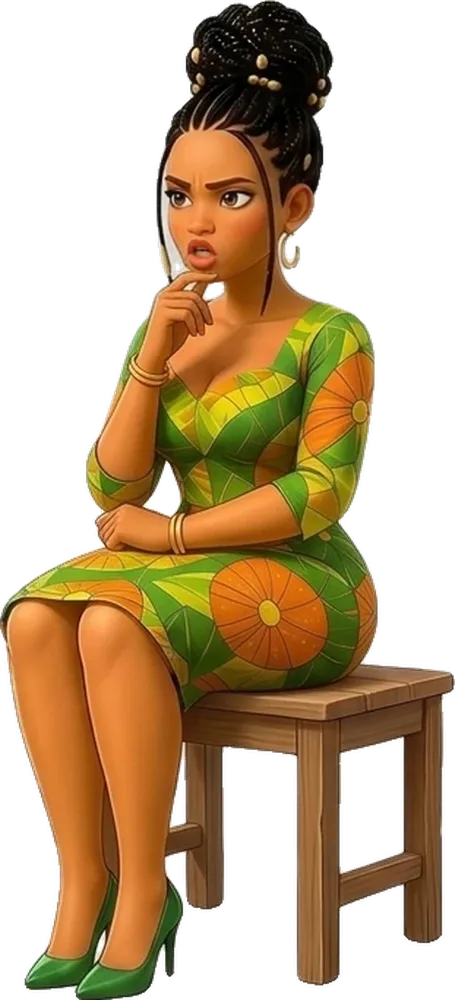
#> input picture studio/assets/poses/awa_assis_pensif_o.webp, 455 x 1000 px, shrunk from 728 x 1600 before the run
$ python -i trous.py   (imports and definitions only)
#> lines starting #> are read from the running program, lines starting #| are printed output that depends on the picture; after the words box and inside, x2 and y2 are one past the last pixel; in counts of white or black regions, pixels touching at a corner belong together
#> further down, picture is the input picture: PIL image 455x1000 RGBA; mean R, G, B, A 83.3, 60.4, 29.1, 132.6
"""Vêtements clairs « troués » au détourage : un débardeur blanc, un col clair… pris pour du fond, on voit le décor à travers
le personnage (ex. torse de Modibo). Règle : un trou entièrement entouré par le personnage, dont la couleur cachée est claire
et un peu colorée (tissu, pas le gris neutre du fond), est rebouché avec sa couleur d'origine.
Les vrais vides (entre les pieds du banc, sous le bras quand on y voit le fond gris) restent transparents.

python studio/trous.py           → répare toutes les poses du catalogue (sauf objets), dit lesquelles ont changé"""
import os, sys, json
import numpy as np
from PIL import Image
from scipy import ndimage
A = os.path.join(os.path.dirname(os.path.abspath(__file__)), 'assets')

def boucher(im, mini=300):
    """Renvoie (image réparée, nombre de pixels rebouchés)."""
#> called with mini = 300
    a = np.array(im.convert('RGBA')); solid = a[:, :, 3] > 200
#> after `solid = a[:, :, 3] > 200`:
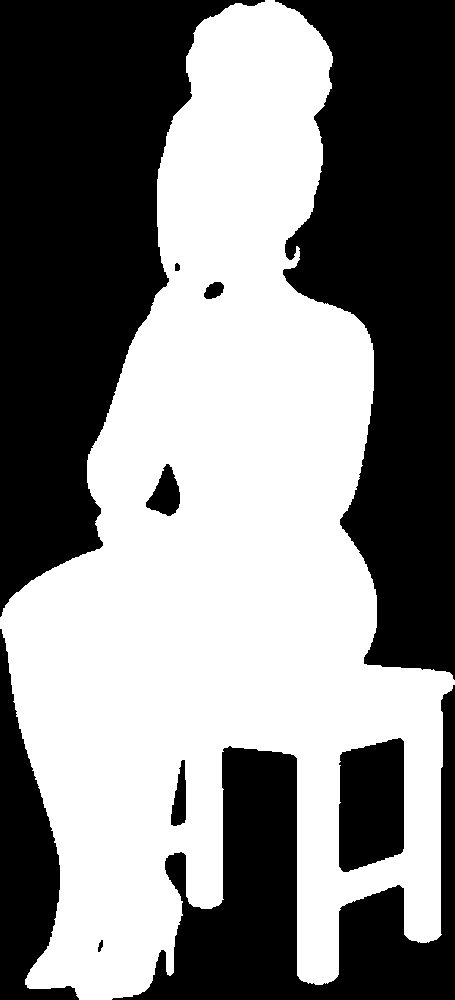
#> solid: shape (1000, 455) bool; 51.6% white; 10 black regions, largest, box (x1, y1, x2, y2) and area: (0, 0, 265, 617) 82326, (275, 0, 455, 680) 76103, (112, 685, 455, 1000) 38539
    lab, n = ndimage.label(ndimage.binary_fill_holes(solid) & ~solid); fait = 0
#> after `lab, n = ndimage.label(ndimage.binary_fill_holes(solid) & ~solid)`:
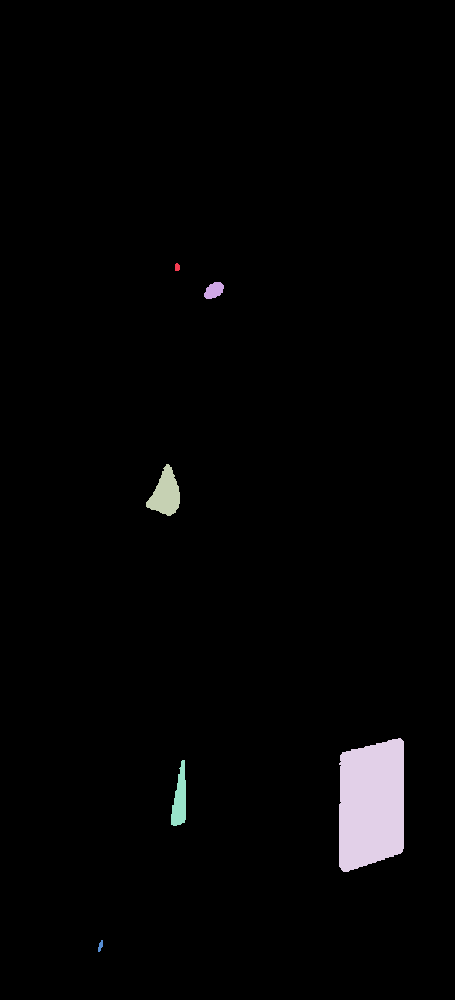
#> lab: shape (1000, 455) int32; 7 distinct labels, from 0 to 6; one colour per label, 0 black
#> after `lab, n = ndimage.label(ndimage.binary_fill_holes(solid) & ~solid)`: n = 6
    aire = solid.sum(); xs = np.nonzero(solid.any(0))[0]; larg = (xs.max() - xs.min() + 1) if len(xs) else 1
#> after `aire = solid.sum()`: aire = 234827
#> after `xs = np.nonzero(solid.any(0))[0]`: xs = 455 values from 0 to 454
#> after `larg = xs.max() - xs.min() + 1 if len(xs) else 1`: larg = 455
    for i, sl in enumerate(ndimage.find_objects(lab), 1):
        m = lab == i; s = int(m.sum())
        bh, bw = sl[0].stop - sl[0].start, sl[1].stop - sl[1].start
        # un vrai « trou de tissu » est grand et ramassé (torse) ; les anneaux d'oreille et l'espace étroit entre le bras et le corps restent vides
        if s < max(mini, 0.01 * aire) or bw < 0.08 * larg or s / (bh * bw) < 0.4: continue
        rgb = a[m][:, :3].astype(int); mu = rgb.mean(0)
        clair = (rgb.min(1) > 180).mean()
        if clair > 0.5 and mu.max() - mu.min() > 12:   # tissu clair (blanc cassé, crème), pas le gris neutre d'un fond
            a[m, 3] = 255; fait += s
#> this loop made 6 passes
#> (s, bh, bw) on passes 1, 2, 3, 5, 6: (35, 8, 5), (243, 17, 20), (1041, 52, 34), (646, 66, 15), (38, 12, 5)
#> (s, bh, bw, mu, clair) on pass 4: (7615, 134, 65, [42.76, 38.8, 36.91], 0.0733)
#> pass 1, in boucher, `m = lab == i`:
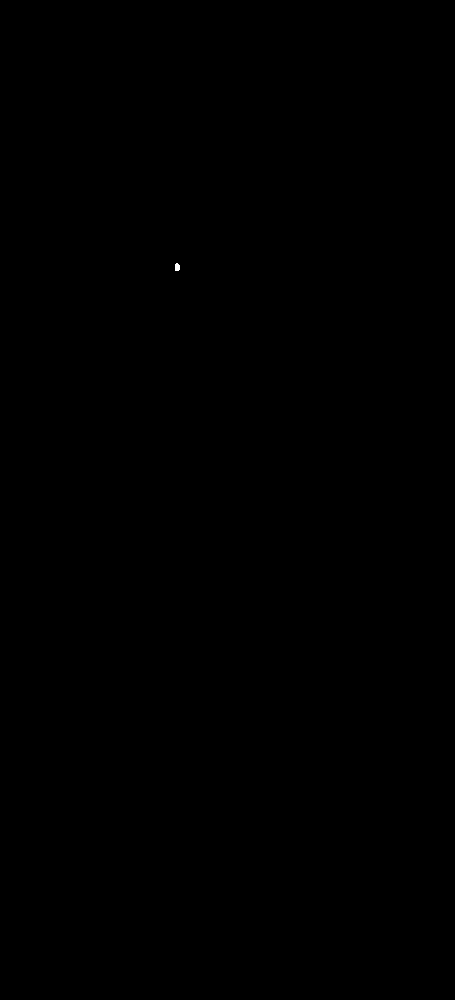
#> m: shape (1000, 455) bool; 0.01% white; 1 white region, box (x1, y1, x2, y2) and area: (175, 263, 180, 271) 35
#> pass 3, in boucher, `m = lab == i`:
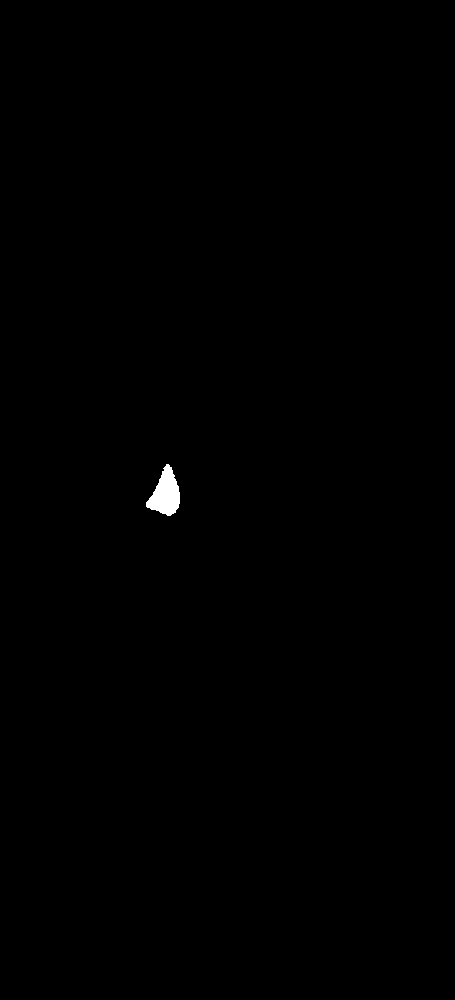
#> m: shape (1000, 455) bool; 0.23% white; 1 white region, box (x1, y1, x2, y2) and area: (146, 464, 180, 516) 1041
#> after the loop, fait = 0
    return Image.fromarray(a), fait

# [9 lines not run here, left out]

>>> from PIL import Image
>>> picture = Image.open('assets/poses/awa_assis_pensif_o.webp')
>>> result = boucher(picture)

$ run again, on studio/assets/poses/bak_tenue_simple_chic_sourire2_o.webp
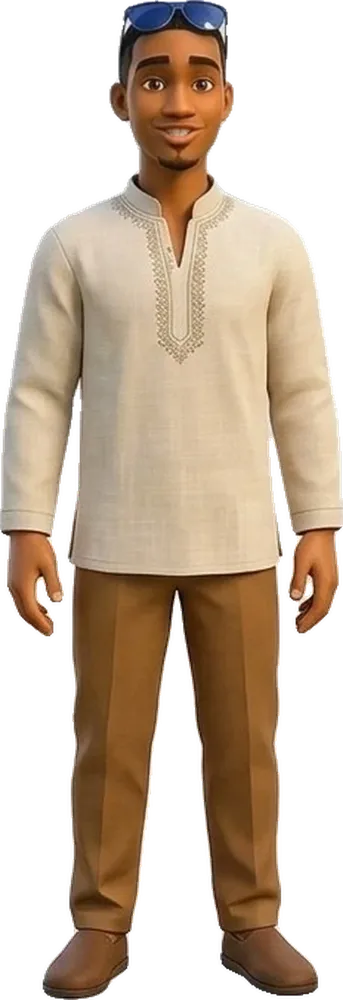
#> input picture studio/assets/poses/bak_tenue_simple_chic_sourire2_o.webp, 343 x 1000 px, shrunk from 549 x 1600 before the run
#> picture is the input picture: PIL image 343x1000 RGBA; mean R, G, B, A 112.1, 93.6, 74.8, 150.1
#> in boucher, `solid = a[:, :, 3] > 200`:
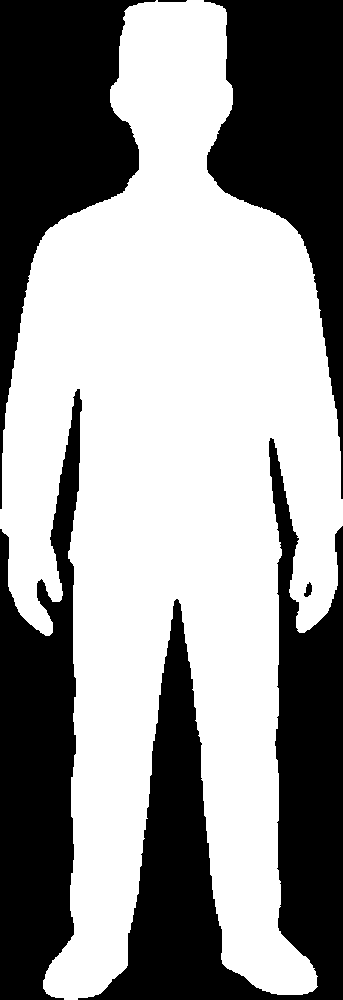
#> solid: shape (1000, 343) bool; 58.4% white; 6 black regions, box (x1, y1, x2, y2) and area: (78, 438, 343, 1000) 49726, (0, 0, 156, 509) 31342, (0, 389, 82, 1000) 31006, (204, 0, 343, 499) 30477, (304, 582, 312, 597) 74, (158, 0, 187, 2) 57
#> lab: shape (1000, 343) int32; values 0 (black) and 1 (white), 0.02% white; 1 white region, box (x1, y1, x2, y2) and area: (304, 582, 312, 597) 74
#> n = 1
#> aire = 200318
#> xs = 343 values from 0 to 342
#> larg = 343
#> the loop in boucher, `for i, sl in enumerate(ndimage.find_objects(lab), 1):` made 1 pass
#> (i, s, bh, bw) on pass 1: (1, 74, 15, 8)
#> after the loop in boucher, `for i, sl in enumerate(ndimage.find_objects(lab), 1):`: fait = 0

$ run again, on studio/assets/poses/bak_v_action_642164_08.webp
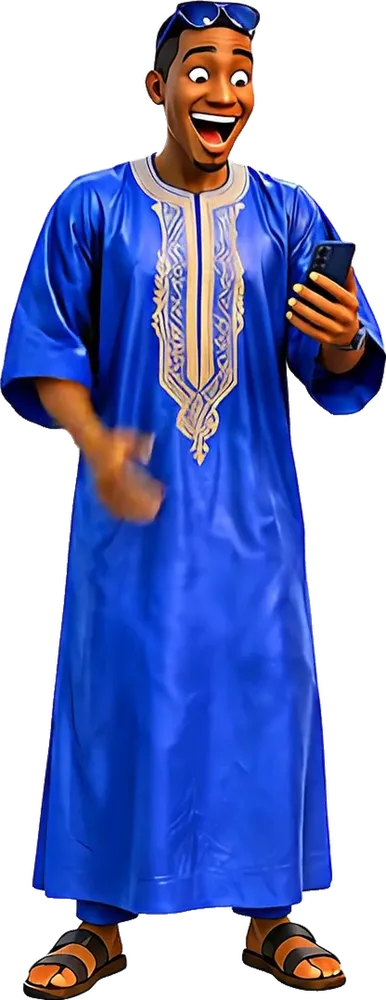
#> input picture studio/assets/poses/bak_v_action_642164_08.webp, 386 x 1000 px, shrunk from 618 x 1600 before the run
#> picture is the input picture: PIL image 386x1000 RGBA; mean R, G, B, A 38.7, 50.8, 105.9, 154.6
#> in boucher, `solid = a[:, :, 3] > 200`:
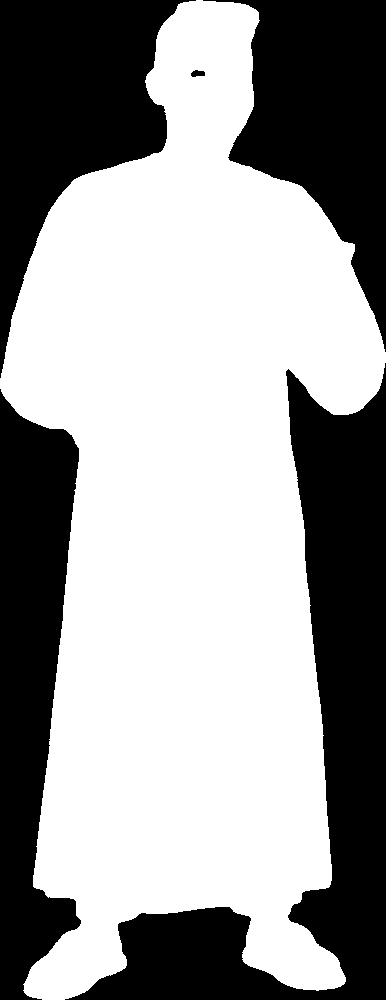
#> solid: shape (1000, 386) bool; 60.4% white; 5 black regions, box (x1, y1, x2, y2) and area: (65, 363, 386, 1000) 56523, (0, 0, 196, 378) 32958, (0, 389, 81, 1000) 32633, (203, 0, 386, 352) 30768, (191, 70, 205, 77) 73
#> lab: shape (1000, 386) int32; values 0 (black) and 1 (white), 0.02% white; 1 white region, box (x1, y1, x2, y2) and area: (191, 70, 205, 77) 73
#> n = 1
#> aire = 233045
#> xs = 386 values from 0 to 385
#> larg = 386
#> the loop in boucher, `for i, sl in enumerate(ndimage.find_objects(lab), 1):` made 1 pass
#> (i, s, bh, bw) on pass 1: (1, 73, 7, 14)
#> after the loop in boucher, `for i, sl in enumerate(ndimage.find_objects(lab), 1):`: fait = 0
